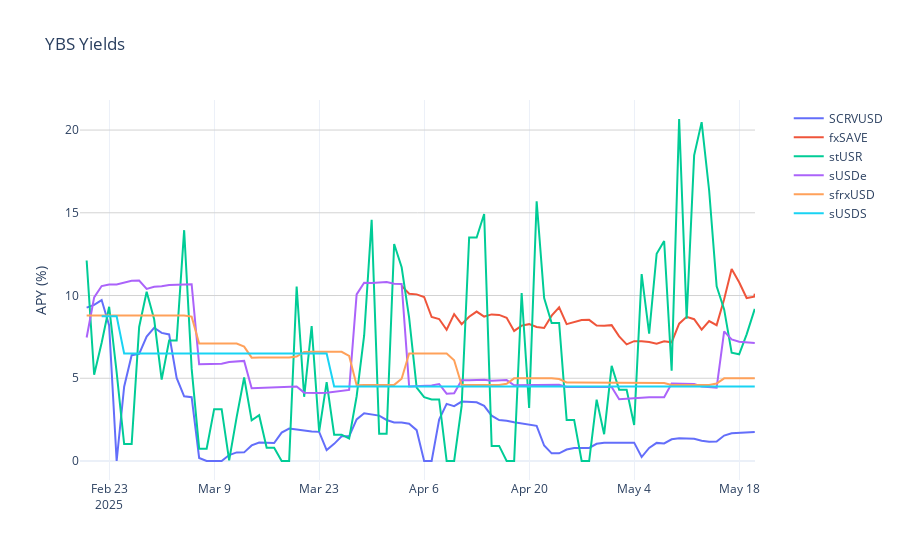

This figure's notebook cell:
### Code cell
ybs_pools = {
    "SCRVUSD": "5fd328af-4203-471b-bd16-1705c726d926",
    "fxSAVE": "ee0b7069-f8f3-4aa2-a415-728f13e6cc3d",
    "stUSR": "0aedb3f6-9298-49de-8bb0-2f611a4df784",
    "sUSDe": "66985a81-9c51-46ca-9977-42b4fe7bc6df",
    "sfrxUSD": "42523cca-14b0-44f6-95fb-4781069520a5",
    "sUSDS": "d8c4eff5-c8a9-46fc-a888-057c4c668e72"
}
ybs_yields = {
    symbol: get_yield_pool_df(pool=ybs_pools[symbol])
    for symbol in ybs_pools
}
fig = StableVisualizations.plot_yields(ybs_yields)
fig.show()
